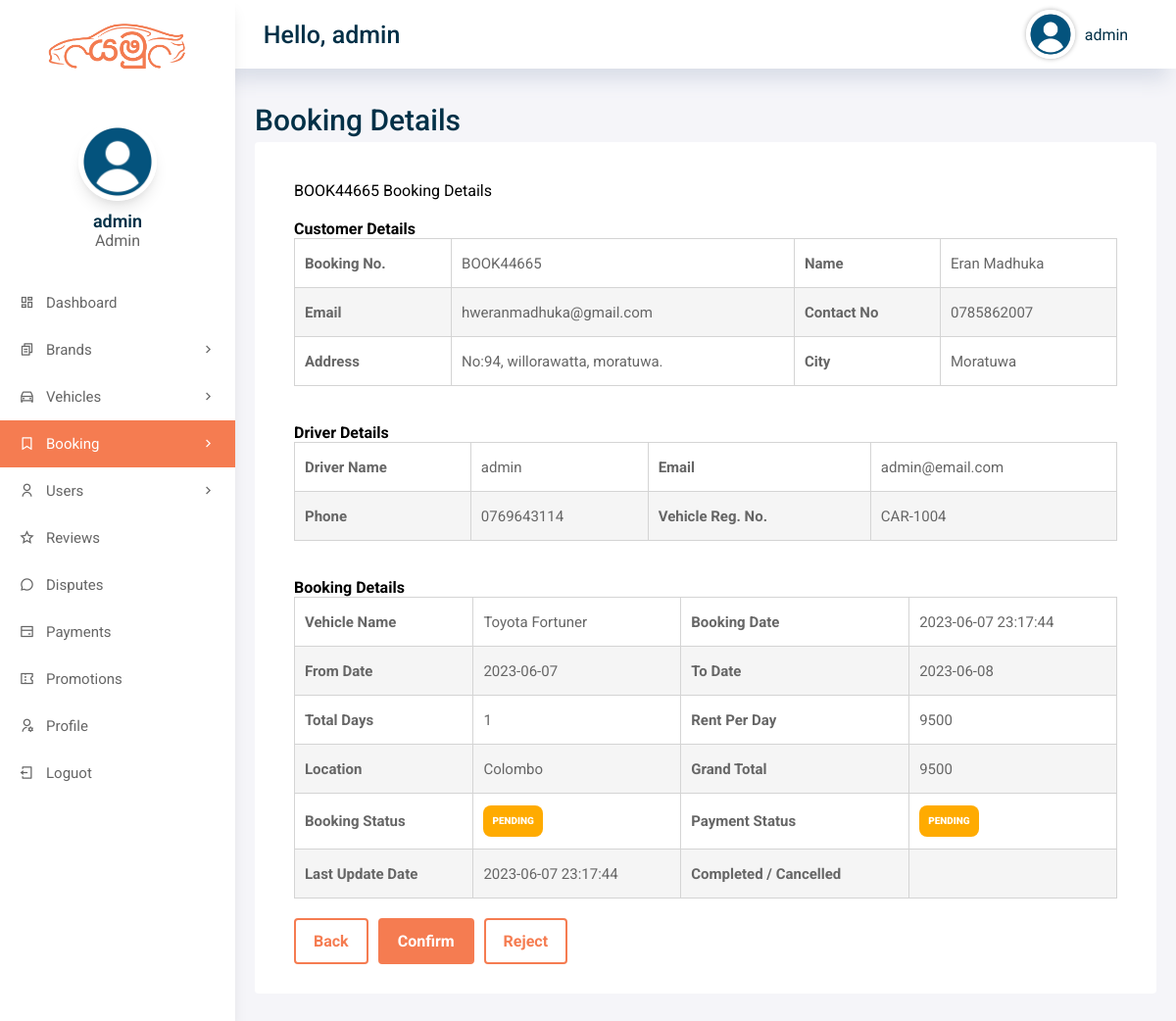
The app's page /admin/booking-details.php?bookingID=3 (signed in) with its own data.
### tables this page shows
CREATE TABLE IF NOT EXISTS `booking` (
  `booking_id` int(11) NOT NULL AUTO_INCREMENT,
  `booking_No` varchar(50) DEFAULT NULL,
  `user_ID` int(11) DEFAULT NULL,
  `driver_id` int(11) DEFAULT NULL,
  `vehicle_ID` int(11) DEFAULT NULL,
  `start_Data` varchar(20) DEFAULT NULL,
  `end_Date` varchar(20) DEFAULT NULL,
  `total` double DEFAULT NULL,
  `status` int(11) DEFAULT '0',
  `booking_status` varchar(20) NOT NULL DEFAULT 'pending',
  `payment_status` varchar(20) NOT NULL DEFAULT 'pending',
  `promotion_id` int(11) DEFAULT NULL,
  `promo_code` varchar(50) DEFAULT NULL,
  `discount_amount` decimal(10,2) NOT NULL DEFAULT '0.00',
  `final_amount` decimal(10,2) DEFAULT NULL,
  `booking_Date` datetime DEFAULT NULL,
  `created_at` datetime DEFAULT NULL,
  `updated_at` datetime DEFAULT NULL,
  `cancelled_at` datetime DEFAULT NULL,
  `completed_at` datetime DEFAULT NULL,
  `update_Date` datetime DEFAULT NULL,
  PRIMARY KEY (`booking_id`)
);

CREATE TABLE IF NOT EXISTS `users` (
  `user_id` int(11) NOT NULL AUTO_INCREMENT,
  `username` varchar(50) DEFAULT NULL,
  `password` varchar(50) DEFAULT NULL,
  `role` enum('admin','staff','driver','customer') NOT NULL DEFAULT 'customer',
  `full_name` varchar(255) DEFAULT NULL,
  `email` varchar(255) DEFAULT NULL,
  `address` longtext,
  `city` varchar(50) DEFAULT NULL,
  `phone` varchar(11) DEFAULT NULL,
  `dob` varchar(50) DEFAULT NULL,
  `license_or_nic` varchar(100) DEFAULT NULL,
  `verification_status` varchar(20) NOT NULL DEFAULT 'verified',
  `bio` longtext,
  `profile_pic` varchar(255) DEFAULT NULL,
  `account_status` varchar(20) NOT NULL DEFAULT 'active',
  `rag_date` datetime DEFAULT NULL,
  `created_at` datetime DEFAULT NULL,
  `updated_at` datetime DEFAULT NULL,
  PRIMARY KEY (`user_id`)
);

CREATE TABLE IF NOT EXISTS `vehicles` (
  `vehicle_id` int(11) NOT NULL AUTO_INCREMENT,
  `owner_user_id` int(11) DEFAULT NULL,
  `vehicle_title` varchar(50) DEFAULT NULL,
  `vehicle_brand` varchar(50) DEFAULT NULL,
  `vehicle_desc` longtext,
  `price` float DEFAULT NULL,
  `transmission` varchar(50) DEFAULT NULL,
  `fuel_type` varchar(50) DEFAULT NULL,
  `year` int(4) DEFAULT NULL,
  `engine_capacity` varchar(50) DEFAULT NULL,
  `capacity` int(3) DEFAULT NULL,
  `location` varchar(150) DEFAULT NULL,
  `registration_number` varchar(100) DEFAULT NULL,
  `vImg1` varchar(255) DEFAULT NULL,
  `vImg2` varchar(255) DEFAULT NULL,
  `vImg3` varchar(255) DEFAULT NULL,
  `vImg4` varchar(255) DEFAULT NULL,
  `airConditioner` int(1) DEFAULT NULL,
  `powerdoorlocks` int(1) DEFAULT NULL,
  `antilockbrakingsys` int(1) DEFAULT NULL,
  `brakeassist` int(1) DEFAULT NULL,
  `powersteering` int(1) DEFAULT NULL,
  `driverairbag` int(1) DEFAULT NULL,
  `passengerairbag` int(1) DEFAULT NULL,
  `powerwindow` int(1) DEFAULT NULL,
  `cdplayer` int(1) DEFAULT NULL,
  `reg_date` datetime DEFAULT NULL,
  `updatation_date` datetime DEFAULT NULL,
  `vehicle_status` int(1) DEFAULT '1',
  `listing_status` varchar(20) NOT NULL DEFAULT 'approved',
  `availability_status` varchar(20) NOT NULL DEFAULT 'available',
  `maintenance_status` varchar(30) NOT NULL DEFAULT 'good',
  `service_date` date DEFAULT NULL,
  `next_service_date` date DEFAULT NULL,
  `service_notes` longtext,
  `service_cost` decimal(10,2) DEFAULT NULL,
  `approved_by` int(11) DEFAULT NULL,
  `approved_at` datetime DEFAULT NULL,
  `updated_at` datetime DEFAULT NULL,
  PRIMARY KEY (`vehicle_id`)
);

### includes/auth.php (called while the page is built, shortened)
<?php
function yamu_e($value)
{
    return htmlspecialchars((string) $value, ENT_QUOTES, 'UTF-8');
}
function yamu_badge_class($status)
{
    $status = strtolower(trim((string) $status));
    if (in_array($status, ['pending', 'under_review', 'unverified', 'booked', 'due soon', 'open', 'flagged', 'busy', 'on_request'], true)) {
        return 'Status-pending-badge';
    }
    return 'Status-inactive-badge';
}

### includes/booking-management.php (called while the page is built, shortened)
<?php
require_once __DIR__ . '/auth.php';
function yamu_booking_normalize_payment_status($status)
{
    $status = strtolower(trim((string) $status));
    $allowed = ['pending', 'paid', 'failed', 'refunded'];
    return in_array($status, $allowed, true) ? $status : 'pending';
}
function yamu_booking_total_days($startDate, $endDate)
{
    $start = date_create($startDate);
    $end = date_create($endDate);
    $dayDiff = (int) date_diff($start, $end)->format('%a');
    return max(1, $dayDiff);
}

### admin/booking-details.php (the view, shortened to what this page needs)
<?php
require_once __DIR__ . '/../includes/auth.php';
require_once __DIR__ . '/../includes/booking-management.php';
include 'includes/config.php';
$bookingId = isset($_GET['bookingID']) ? (int) $_GET['bookingID'] : (isset($_GET['booking_id']) ? (int) $_GET['booking_id'] : 0);
$sql = "SELECT b.*,
               v.vehicle_title,
               v.price,
               v.location,
               v.registration_number,
               customer.full_name AS customer_name,
               customer.email AS customer_email,
               customer.phone AS customer_phone,
               customer.address AS customer_address,
               customer.city AS customer_city,
               driver.full_name AS driver_name,
               driver.email AS driver_email,
               driver.phone AS driver_phone
        FROM booking b
        LEFT JOIN vehicles v ON v.vehicle_id = b.vehicle_ID
        LEFT JOIN users customer ON customer.user_id = b.user_ID
        LEFT JOIN users driver ON driver.user_id = b.driver_id
        WHERE b.booking_id = {$bookingId}
        LIMIT 1";
$result = mysqli_query($conn, $sql);
$record = ($result && mysqli_num_rows($result) > 0) ? mysqli_fetch_assoc($result) : null;
$paymentStatus = yamu_booking_normalize_payment_status($record['payment_status'] ?? 'pending');
$totalDays = yamu_booking_total_days($record['start_Data'], $record['end_Date']);
?>
<!DOCTYPE html>
<html lang="en">
<head>
    <?php include('includes/header.php'); ?>
</head>
<body>
    <div class="grid-container">
        <?php include('includes/menu.php'); ?>
        <?php include('includes/aside.php'); ?>
        <main class="main">
            <h2>Booking Details</h2>
            <div class="main-cards">
                <div class="card">
                    <div class="card-title">
                        <?php echo yamu_e($record['booking_No']); ?> Booking Details
                    </div>
                    <table>
                        <h4 class="table-title">Customer Details</h4>
                        <tr>
                            <th>Booking No.</th>
                            <td><?php echo yamu_e($record['booking_No']); ?></td>
                            <th>Name</th>
                            <td><?php echo yamu_e($record['customer_name']); ?></td>
                        </tr>
                        <tr>
                            <th>Email</th>
                            <td><?php echo yamu_e($record['customer_email']); ?></td>
                            <th>Contact No</th>
                            <td><?php echo yamu_e($record['customer_phone']); ?></td>
                        </tr>
                        <tr>
                            <th>Address</th>
                            <td><?php echo yamu_e($record['customer_address']); ?></td>
                            <th>City</th>
                            <td><?php echo yamu_e($record['customer_city']); ?></td>
                        </tr>
                    </table>
                    <table>
                        <br><br>
                        <h4 class="table-title">Driver Details</h4>
                        <tr>
                            <th>Driver Name</th>
                            <td><?php echo yamu_e($record['driver_name']); ?></td>
                            <th>Email</th>
                            <td><?php echo yamu_e($record['driver_email']); ?></td>
                        </tr>
                        <tr>
                            <th>Phone</th>
                            <td><?php echo yamu_e($record['driver_phone']); ?></td>
                            <th>Vehicle Reg. No.</th>
                            <td><?php echo yamu_e($record['registration_number']); ?></td>
                        </tr>
                    </table>
                    <table>
                        <br><br>
                        <h4 class="table-title">Booking Details</h4>
                        <tr>
                            <th>Vehicle Name</th>
                            <td><?php echo yamu_e($record['vehicle_title']); ?></td>
                            <th>Booking Date</th>
                            <td><?php echo yamu_e($record['booking_Date']); ?></td>
                        </tr>
                        <tr>
                            <th>From Date</th>
                            <td><?php echo yamu_e($record['start_Data']); ?></td>
                            <th>To Date</th>
                            <td><?php echo yamu_e($record['end_Date']); ?></td>
                        </tr>
                        <tr>
                            <th>Total Days</th>
                            <td><?php echo (int) $totalDays; ?></td>
                            <th>Rent Per Day</th>
                            <td><?php echo yamu_e($record['price']); ?></td>
                        </tr>
                        <tr>
                            <th>Location</th>
                            <td><?php echo yamu_e($record['location']); ?></td>
                            <th>Grand Total</th>
                            <td><?php echo yamu_e($record['total']); ?></td>
                        </tr>
                        <tr>
                            <th>Booking Status</th>
                            <td><span class="<?php echo yamu_e(yamu_badge_class($status)); ?>"><?php echo yamu_e(ucfirst($status)); ?></span></td>
                            <th>Payment Status</th>
                            <td><span class="<?php echo yamu_e(yamu_badge_class($paymentStatus)); ?>"><?php echo yamu_e(ucfirst($paymentStatus)); ?></span></td>
                        </tr>
                        <tr>
                            <th>Last Update Date</th>
                            <td><?php echo yamu_e($record['updated_at'] ?: $record['update_Date']); ?></td>
                            <th>Completed / Cancelled</th>
                            <td><?php echo yamu_e($record['completed_at'] ?: $record['cancelled_at']); ?></td>
                        </tr>
                    </table>
                    <div style="margin-top: 20px; display: flex; gap: 10px; flex-wrap: wrap;">
                        <a href="bookings.php" class="btn second-btn">Back</a>
                        <?php if ($status === 'pending') { ?>
                            <a href="includes/booking-process.php?action=confirm&booking_id=<?php echo (int) $record['booking_id']; ?>" class="btn main-btn">Confirm</a>
                            <a href="includes/booking-process.php?action=reject&booking_id=<?php echo (int) $record['booking_id']; ?>" class="btn second-btn">Reject</a>
                        <?php } elseif ($status === 'confirmed') { ?>
                            <a href="includes/booking-process.php?action=complete&booking_id=<?php echo (int) $record['booking_id']; ?>" class="btn main-btn">Complete</a>
                            <a href="includes/booking-process.php?action=cancel&booking_id=<?php echo (int) $record['booking_id']; ?>" class="btn second-btn">Cancel</a>
                        <?php } ?>
                    </div>
                </div>
            </div>
        </main>
    </div>
</body>
</html>

### assets/css/style.css (style rules this page uses)
* { margin: 0; padding: 0; box-sizing: border-box; }
a, a:hover { text-decoration: none; color: var(--text-color); }
:root { --primary-color: #F57C51; --secondary-color: #FDE5DC; --text-color: #023047; --text-gray: #666666; --bg-color: #F2F5F7; --primary-font: 'Ubuntu', sans-serif; --secondry-font: 'Roboto', sans-serif; }
html { scroll-behavior: smooth; }
body { font-family: var(--secondry-font); overflow-x: hidden; }
h2 { color: var(--text-color); font-size: 45px; font-weight: 700; line-height: 45px; }
.btn { box-sizing: border-box; padding: 12px 18px; border-radius: 4px; display: inline-block; cursor: pointer; position: relative; transition: 0.3s ease-in-out; font-size: 16px; font-weight: 700; }
.main-btn { background: var(--primary-color); color: #FFF; border: 2px solid var(--primary-color); }
.second-btn { background: transparent; color: var(--primary-color); border: 2px solid var(--primary-color); }
.card { min-width: 200px; height: auto; box-shadow: rgba(149, 157, 165, 0.2) 0px 8px 24px; border-radius: 8px; transition: all .3s; text-align: center; }
footer a, span { color: #FFF; transition: all .3s ease-in-out; }
table { border-collapse: collapse; background: #FFF; border-radius: 0; overflow: hidden; width: 100%; margin: 30px auto; position: relative; table-layout: auto; }
table tbody tr { height: 50px; font-size: 15px; color: var(--text-gray); line-height: 1.2; font-weight: unset; cursor: pointer }
table th, td { border: 1px solid #dddcdc; padding: 5px; }
table tbody tr:nth-child(even) { background-color: #f5f5f5; }
.Status-active-badge, .Status-conpleted-badge, .Status-pending-badge, .Status-cancelled-badge, .Status-inactive-badge { display: inline-flex; align-items: center; justify-content: center; font-size: 10px; font-weight: 900; text-transform: uppercase; padding: 8px 9px; min-height: 32px; border-radius: 8px; text-align: center; line-height: 1; text-decoration: none; }
.Status-pending-badge { background: #ffab00; color: #FFF; }

### admin/assets/css/admin-style.css (style rules this page uses)
:root { --primary-color: #F57C51; --secondary-color: #FDE5DC; --text-color: #023047; --text-gray: #666666; --bg-color: #F2F5F7; --primary-font: 'Ubuntu', sans-serif; --secondry-font: 'Roboto', sans-serif; --box-shadow: rgba(0, 0, 0, 0.1) 0px 10px 15px -3px, rgba(0, 0, 0, 0.05) 0px 4px 6px -2px; }
body { margin: 0; min-height: 100vh; background: #f5f5f9; }
.grid-container { display: grid; grid-template-columns: 240px 1fr; grid-template-rows: 70px 1fr; grid-template-areas: "sidenav header" "sidenav main"; min-height: 100vh; }
.main { grid-area: main; width: calc(100% - 40px); max-width: 1440px; margin: 30px auto; }
.main h2 { font-size: 30px; font-weight: 500; }
.card { display: flex; flex-direction: column; align-items: flex-start; text-align: left; width: 100%; height: auto; background-color: #FFF; box-shadow: none; padding: 30px 40px; box-sizing: border-box; border-radius: 4px; cursor: context-menu !important; }
.card .card-title { display: flex; align-items: flex-end; justify-content: space-between; width: 100%; gap: 16px; flex-wrap: wrap; margin: 10px 0 20px; }
table { border-collapse: collapse; background: #FFF; border-radius: 0; overflow: hidden; width: 100%; margin: 0 auto; position: relative; table-layout: auto; }
table th, table td { text-align: left; }
table tbody tr { font-size: 15px; color: var(--text-gray); line-height: 1.2; font-weight: unset; cursor: pointer }
table th, td { padding: 12px 10px; border: 1px solid #d4d4d4; vertical-align: middle; }
table tbody tr:nth-child(even) { background-color: #f5f5f5; }
.Status-active-badge, .Status-conpleted-badge, .Status-pending-badge, .Status-inactive-badge { display: inline-flex; align-items: center; justify-content: center; font-size: 10px; font-weight: 900; text-transform: uppercase; padding: 8px 9px; min-height: 32px; border-radius: 8px; text-align: center; line-height: 1; }
.Status-pending-badge { background: #ffab00; color: #FFF; }

### records on screen
booking: booking_No "BOOK44665", user_ID.full_name "Eran Madhuka", user_ID.email "hweranmadhuka@gmail.com", user_ID.phone "0785862007", user_ID.address "No:94, willorawatta, moratuwa.", user_ID.city "Moratuwa", users.full_name "admin", users.email "admin@email.com", users.phone "0769643114", vehicle_ID.registration_number "CAR-1004", vehicle_ID.vehicle_title "Toyota Fortuner", booking_Date "2023-06-07 23:17:44", start_Data "2023-06-07", end_Date "2023-06-08", totalDays "1", vehicle_ID.price "9500", vehicle_ID.location "Colombo", total "9500", payment_status "PENDING", updated_at "2023-06-07 23:17:44"

### other values on screen
yamu_e($_SESSION['admin']['username']) "admin"
yamu_e($_SESSION['admin']['name']) "admin"
yamu_e($_SESSION['admin']['role'] ?? 'admin') "Admin"
